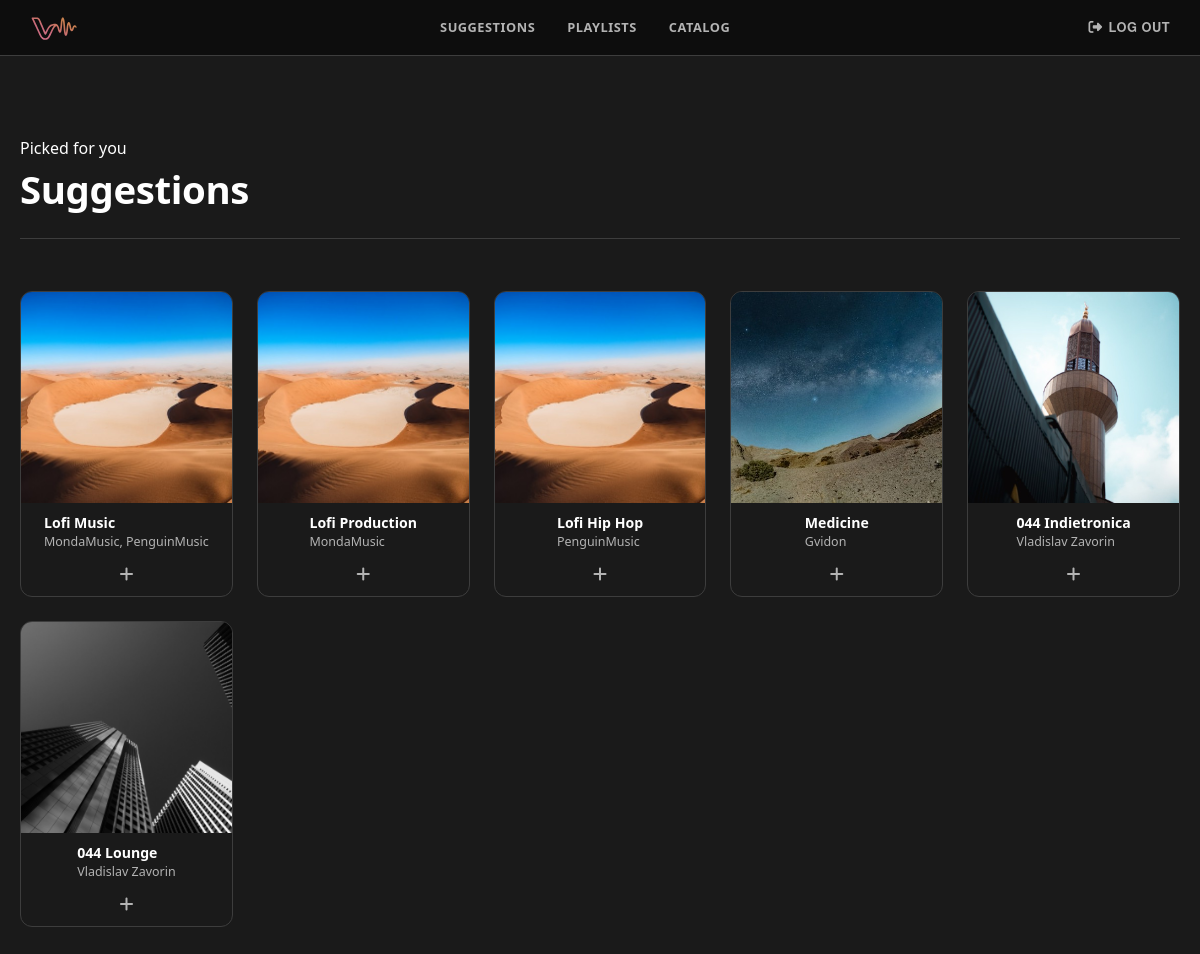
Page /me/suggestions/ (signed in) on the committed database.
### catalog/models.py (models this page shows)
class Track(models.Model):
    title = models.CharField(max_length=100)
    duration = models.IntegerField()
    explicit = models.BooleanField()
    audio_file = models.FileField(upload_to=track_upload_path, max_length=500)
    single_cover = models.ImageField(upload_to=track_cover_upload_path, blank=True, null=True)
    release_date = models.DateField()
    albums = models.ManyToManyField('Album', blank=True, related_name='tracks', through='AlbumTrack')
    artists = models.ManyToManyField(Artist, blank=True, related_name='tracks')
    genres = models.ManyToManyField(Genre, blank=True, related_name='tracks')
    @property
    def get_cover_url(self):
        if self.albums.exists():
            main_album = self.albums.first()
            if main_album.cover_file:
                return main_album.cover_file.url
        if self.single_cover:
            return self.single_cover.url
        return None

class Album(models.Model):
    title = models.CharField(max_length=100)
    cover_file = models.ImageField(upload_to=album_cover_upload_path, blank=True, null=True)
    release_date = models.DateField()
    genres = models.ManyToManyField(Genre, blank=True, related_name='albums')
    artists = models.ManyToManyField(Artist, blank=True, related_name='albums')

class Artist(models.Model):
    first_name = models.CharField(max_length=100, blank=True)
    last_name = models.CharField(max_length=100, blank=True)
    stage_name = models.CharField(max_length=100, unique=True)
    biography = models.TextField(blank=True)
    country = models.CharField(max_length=100, blank=True)
    def __str__(self):
        return self.stage_name

### listeners/views.py (the view)
# urls.py: path('suggestions/', RecommendationsView.as_view(), name="suggestions"),
class RecommendationsView(LoginRequiredMixin, TemplateView):
    template_name = "suggestions.html"
    def get_context_data(self, **kwargs):
        context = super().get_context_data()
        context['tracks'] = get_recommendations(self.request.user)
        listener_playlists = Playlist.objects.filter(listener=self.request.user)
        context['listener_playlists'] = listener_playlists
        return context

### accounts/models.py (called while the page is built)
    @property
    def is_listener(self):
        return self.groups.filter(name='Listeners').exists()

### listeners/recommendations.py (called while the page is built)
def get_recent_months():
    today = date.today()
    months = []
    y, m = today.year, today.month
    for _ in range(MONTHS_WINDOW):
        months.append((y, m))
        m -= 1
        if m == 0:
            m = 12
            y -= 1
    return months

def build_user_genre_profile(user):
    recent_months = get_recent_months()
    genre_scores = defaultdict(float)
    stats = (
        MonthlyListeningStatistic.objects
        .filter(listener=user)
        .prefetch_related('track__genres')
    )
    for stat in stats:
        if (stat.year, stat.month) in recent_months:
            for genre in stat.track.genres.all():
                genre_scores[genre.id] += stat.seconds_listened
    playlists = Playlist.objects.filter(listener=user).prefetch_related('tracks__genres')
    for playlist in playlists:
        for track in playlist.tracks.all():
            for genre in track.genres.all():
                    genre_scores[genre.id] += PLAYLIST_WEIGHT
    return genre_scores

def user_has_recent_history(user):
    recent_months = get_recent_months()
    q = Q()
    for y, m in recent_months:
        q |= Q(year=y, month=m)
    has_recent_listening = MonthlyListeningStatistic.objects.filter(listener=user).filter(q).exists()
    has_playlist_tracks = Playlist.objects.filter(listener=user, tracks__isnull=False).exists()
    return has_recent_listening or has_playlist_tracks

def get_candidate_tracks(user, profile):
    if not profile:
        return []
    already_listened_ids = set(
        stat.track_id for stat in MonthlyListeningStatistic.objects.filter(listener=user)
    )
    top_genre_ids = sorted(profile, key=profile.get, reverse=True)[:TOP_GENRES_COUNT]
    candidates = (
        Track.objects
        .filter(genres__id__in=top_genre_ids)
        .exclude(id__in=already_listened_ids)
        .prefetch_related('genres', 'artists')[:CANDIDATE_POOL_SIZE]
    )
    return list(candidates)

def score_track(track, profile):
    genres = track.genres.all()
    if not genres:
        return 0
    return sum(profile.get(genre.id, 0) for genre in genres) / len(genres)

### templates/suggestions.html (shortened to what this page needs)
{% extends "base.html" %}
{% load static %}
{% block css %}
    <link rel="stylesheet" href="{% static 'style/search.css' %}">
    <link rel="stylesheet" href="{% static 'style/suggestions.css' %}">
{% endblock %}
{% block content %}
<main>
    <div class="suggestions-header">
        <span class="text-white">Picked for you</span>
        <h1 class="suggestions-title">Suggestions</h1>
    </div>
    {% if tracks %}
    <div class="row row-cols-2 row-cols-sm-3 row-cols-md-4 row-cols-lg-5 g-4 suggestions-grid">
        {% for track in tracks %}
        <div class="col">
            <div class="suggestion-card result-unit"
                 data-type="track"
                 data-id="{{ track.id }}"
                 data-audio-url="{{ track.audio_file.url }}">
                <div class="suggestion-cover-wrap">
                    {% if track.get_cover_url %}
                        <img class="suggestion-cover"
                             src="{{ track.get_cover_url }}"
                             alt="{{ track.title }}">
                    {% else %}
                        <div class="suggestion-cover suggestion-cover--placeholder">
                            <i class="fa-solid fa-music"></i>
                        </div>
                    {% endif %}
                </div>
                <div class="suggestion-info">
                    <h2 class="suggestion-title">{{ track.title }}</h2>
                    <h3 class="suggestion-sub">{{ track.artists.all|join:", " }}</h3>
                </div>
                <div class="suggestion-actions add-to-btn dropdown">
                    <button class="playlist-options-btn"
                            type="button"
                            data-bs-toggle="dropdown"
                            aria-expanded="false"
                            aria-label="Add to playlist">
                        <i class="fa-solid fa-plus"></i>
                    </button>
                </div>
            </div>
        </div>
        {% endfor %}
    </div>
    {% else %}
        <div class="suggestions-empty">
            <i class="fa-solid fa-headphones"></i>
            <p>Start listening to get personalized suggestions.</p>
        </div>
    {% endif %}
</main>
{% endblock %}

### static/style/base.css (style rules this page uses)
*, *::before, *::after { box-sizing: border-box; margin: 0; padding: 0; }
html, body { width: 100%; overflow-x: hidden; font-family: 'Helvetica Neue', Arial, sans-serif; -webkit-tap-highlight-color: transparent; color: #fff; }
body { background-color: var(--bg-surface) !important }
:root { --bg-primary: #0D0D0D; --bg-surface: #1A1A1A; --bg-hover: #2A2A2A; --border: #3D3D3D; --accent-from: #E8517A; --accent-to: #E8874A; --accent-grad: linear-gradient(135deg, #E8517A 0%, #E8874A 100%); --accent-mid: #E86A5F; --accent-violet: #7B2FFF; --accent-cyan: #00E5FF; --accent-orange: #FF8C00; --text-primary: #FFFFFF; --text-muted: #B3B3B3; --text-hint: #595959; --nav-height: 56px; }
main { margin: 100px 20px; }

### static/style/search.css (style rules this page uses)
.result-unit, .result-details { display: flex; flex-direction: row; }
.result-unit { border-top: 1px solid var(--border); border-bottom: 1px solid var(--border); padding: 15px; justify-content: space-between; align-items: center; cursor: pointer; }
.add-to-btn { display: flex; align-items: center; }
.add-to-btn i { color: var(--text-muted); }
.add-to-btn .playlist-options-btn { background-color: transparent !important; border: none !important; outline: none !important; box-shadow: none !important; padding: 4px 8px; border-radius: 4px; display: flex; align-items: center; justify-content: center; }
.add-to-btn .playlist-options-btn i { color: var(--text-muted); }

### static/style/suggestions.css (style rules this page uses)
.suggestions-header { padding: 36px 0 28px; border-bottom: 1px solid var(--border); margin-bottom: 28px; }
.suggestions-title { font-size: clamp(1.6rem, 4vw, 2.4rem); font-weight: 800; color: var(--text-primary); line-height: 1.1; letter-spacing: -0.01em; margin-top: 8px; margin-bottom: 0; }
.suggestions-grid { margin-top: 0; }
.suggestion-card { display: flex; flex-direction: column; background: var(--bg-surface); border: 1px solid var(--border); border-radius: 12px; overflow: hidden; cursor: pointer; transition: background 0.2s, border-color 0.2s, transform 0.2s; padding: 0; position: relative; }
.suggestion-cover-wrap { position: relative; aspect-ratio: 1 / 1; overflow: hidden; background: var(--bg-hover); }
.suggestion-cover { width: 100%; height: 100%; object-fit: cover; display: block; transition: transform 0.3s; }
.suggestion-info { padding: 12px 14px 6px; flex: 1; }
.suggestion-title { font-size: 0.88rem; font-weight: 700; color: var(--text-primary); margin-bottom: 3px; white-space: nowrap; overflow: hidden; text-overflow: ellipsis; }
.suggestion-sub { font-size: 0.78rem; color: var(--text-muted); white-space: nowrap; overflow: hidden; text-overflow: ellipsis; margin-bottom: 0; }
.suggestion-actions { padding: 6px 10px 10px; display: flex; justify-content: flex-end; }

### rows in the picture
Track: get_cover_url (picture), title "Lofi Music", artists.all "MondaMusic, PenguinMusic"
Track: get_cover_url (picture), title "Lofi Production", artists.all "MondaMusic"
Track: get_cover_url (picture), title "Lofi Hip Hop", artists.all "PenguinMusic"
Track: get_cover_url (picture), title "Medicine", artists.all "Gvidon"
Track: get_cover_url (picture), title "044 Indietronica", artists.all "Vladislav Zavorin"
Track: get_cover_url (picture), title "044 Lounge", artists.all "Vladislav Zavorin"
